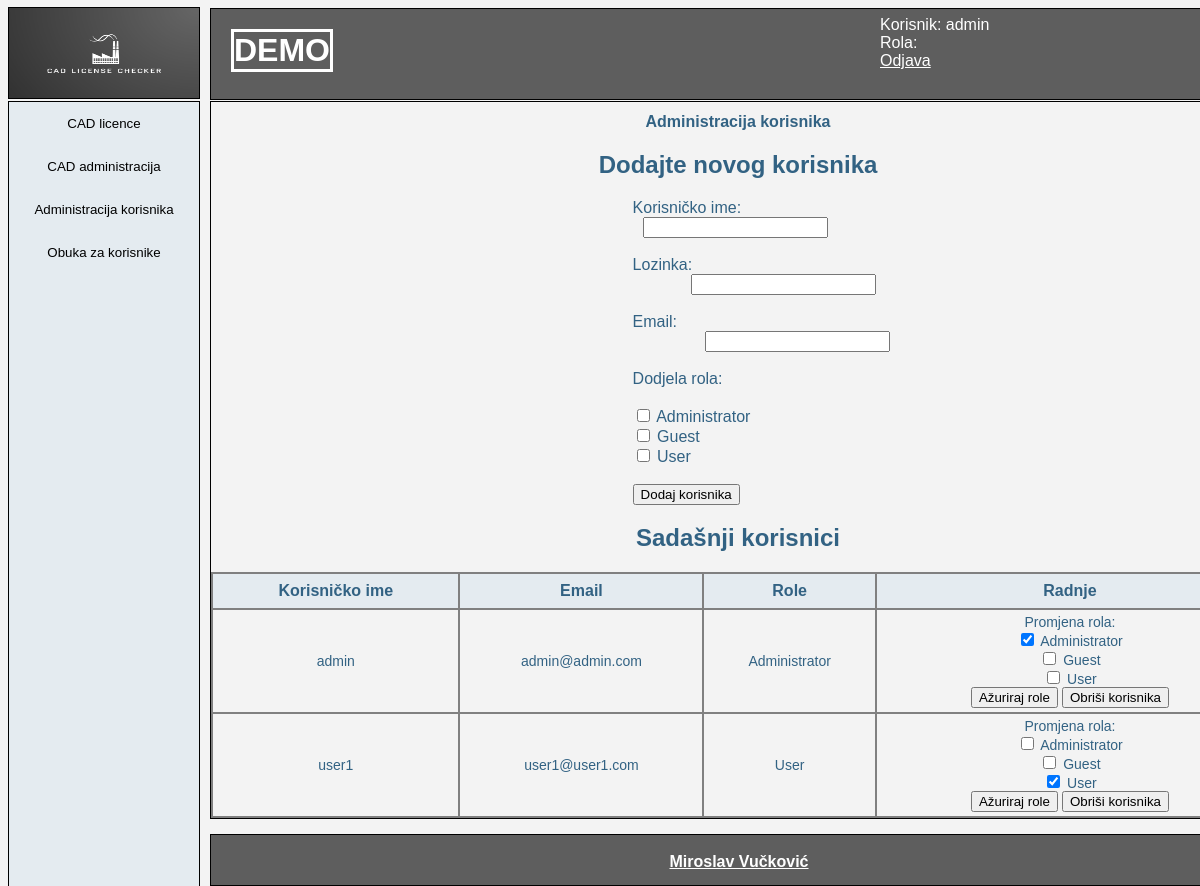
The page /index.php?page=user-admin (signed in) on the database its author committed.
### tables this page shows
CREATE TABLE roles (
    id INT AUTO_INCREMENT PRIMARY KEY,
    role_name VARCHAR(50) NOT NULL UNIQUE
);

CREATE TABLE users (
    id INT AUTO_INCREMENT PRIMARY KEY,
    username VARCHAR(50) NOT NULL UNIQUE,
    password VARCHAR(255) NOT NULL,
    email VARCHAR(100) NOT NULL UNIQUE,
    created_at TIMESTAMP DEFAULT CURRENT_TIMESTAMP
);

### app/views/user-admin.php (the view, shortened to what this page needs)
<?php
require("config/database_pdo.php");
$usersStmt = $pdo->query("SELECT users.id, users.username, users.email, GROUP_CONCAT(roles.role_name SEPARATOR ', ') as roles
                          FROM users
                          LEFT JOIN user_roles ON users.id = user_roles.user_id
                          LEFT JOIN roles ON user_roles.role_id = roles.id
                          GROUP BY users.id");
$users = $usersStmt->fetchAll(PDO::FETCH_ASSOC);
$rolesStmt = $pdo->query("SELECT * FROM roles");
$roles = $rolesStmt->fetchAll(PDO::FETCH_ASSOC);
?>
<div class="user-mgmt-container">
    <h1>Administracija korisnika</h1>
    <h2>Dodajte novog korisnika</h2>
    <form id="form-login" action="" method="POST">
        <div id="form-login-input">
        <label class="login-input" for="username">Korisničko ime:</label>
        <input type="text" id="username" name="username" required><br><br>
        <label class="login-input" for="password">Lozinka:</label>
        <input type="password" id="password" name="password" required><br><br>
        <label class="login-input" for="email">Email:</label>
        <input type="email" id="email" name="email" required><br><br>
        <label class="login-input" for="roles">Dodjela rola:</label><br><br>
        <?php foreach ($roles as $role): ?>
            <input type="checkbox" id="role_<?= $role['id']; ?>" name="roles[]" value="<?= $role['id']; ?>">
            <label for="role_<?= $role['id']; ?>"><?= $role['role_name']; ?></label><br>
        <?php endforeach; ?>
        <br>
        <input type="submit" value="Dodaj korisnika">
        </div>
    </form>
    <h2>Sadašnji korisnici</h2>
    <div class="user-table-container">
        <?php if (!empty($users)): ?>
            <table border="1">
                <tr>
                    <th>Korisničko ime</th>
                    <th>Email</th>
                    <th>Role</th>
                    <th>Radnje</th>
                </tr>
                <?php foreach ($users as $user): ?>
                    <tr>
                        <td><?= htmlspecialchars($user['username']); ?></td>
                        <td><?= htmlspecialchars($user['email']); ?></td>
                        <td><?= htmlspecialchars($user['roles']); ?></td>
                        <td>
                            <form action="" method="POST" style="display:inline;">
                                <label for="roles_<?= $user['id']; ?>">Promjena rola:</label><br>
                                <?php foreach ($roles as $role): ?>
                                    <input type="checkbox" id="role_<?= $user['id'] . '_' . $role['id']; ?>" name="roles[]"
                                        value="<?= $role['id']; ?>" <?= strpos($user['roles'], $role['role_name']) !== false ? 'checked' : ''; ?>>
                                    <label for="role_<?= $user['id'] . '_' . $role['id']; ?>"><?= $role['role_name']; ?></label><br>
                                <?php endforeach; ?>
                                <input type="submit" value="Ažuriraj role">
                            </form>
                            <form action="" method="POST" style="display:inline;">
                                <input type="submit" value="Obriši korisnika"
                                    onclick="return confirm('Sigurno želite obrisati ovog korisnika?');">
                            </form>
                        </td>
                    </tr>
                <?php endforeach; ?>
            </table>
        <?php else: ?>
            <p>No users found.</p>
        <?php endif; ?>
    </div>
</div>

### app/views/account-header.php (shortened to what this page needs)
<?php
$demoMode = true;
echo "<header class='account-header'>";
if ($demoMode == true) {
    echo "<figure class='demo'>";
    echo "DEMO";
    echo "</figure>";
}
echo "<figure class='account-box'>";
if (isset($_SESSION['username'])) {
    $username = $_SESSION['username'];
    $role_desc = $_SESSION['role_desc'];
    echo "<div class='login'>";
    echo "Korisnik: ";
    echo htmlspecialchars($username);
    echo "<br>";
    echo "Rola: " . translateRoleDescriptions(htmlspecialchars($role_desc));
    echo "<br>";
    echo "<a class='login' href='app/models/logout.php'>Odjava</a>";
    echo "</div>";
}
echo "</figure>";
echo "</header>";

### app/views/sidebar.php (shortened to what this page needs)
<?php
$role_id = $_SESSION['role_id'];
$cad_lics = '<button class="sidebar-links" onclick="window.location.href=\'index.php?page=cad-lics\'">CAD licence</button>';
$cad_admin = '<button class="sidebar-links" onclick="window.location.href=\'index.php?page=cad-admin\'">CAD administracija</button>';
$user_admin = '<button class="sidebar-links" onclick="window.location.href=\'index.php?page=user-admin\'">Administracija korisnika</button>';
$user_training = '<button class="sidebar-links" onclick="window.location.href=\'index.php?page=training\'">Obuka za korisnike</button>';
echo "<a id=logo-sidebar href='index.php'>  <img src='public/images/clc_logo.png' alt='CLC logo'></a> ";
echo "<aside class='sidebar'>";
switch ($role_id) {
    case 1:
        echo $cad_lics;
        echo $cad_admin;
        echo $user_admin;
        echo $user_training;
        break;
}
echo "</aside>";

### index.php (shortened to what this page needs)
<?php
    readfile("app/views/head.html");
    include "app/views/account-header.php";
    include "app/views/sidebar.php";
    echo "<body>";
    echo "<main>";
    if (isset($_SESSION['logged_in'])) {
    if (isset($_GET['page'])) {
        $page = $_GET['page'];
        switch ($page) {
            case "user-admin":
                include "app/views/user-admin.php";
                break;
        }
    }
    echo "</main>";
    echo "</body>";
    readfile("app/views/footer.html");
} else {
    include "app/views/training.html";
}

### public/css/main.css (style rules this page uses)
html { font-family: "Helvetica", "Lucida Console", "Courier New", monospace; }
h1 { font-size: medium; }
body { background-color: #F3F3F3; color: #326283; font-size: medium; text-align: center; height: 97vh; }
.sidebar { border: 1px solid black; position: fixed; top: 101px; width: 190px; height: calc(100vh - 102px); background-color: #E4EBF0; color: #9AB6CA; }
.sidebar-links { background-color: inherit; border: none; outline: none; cursor: pointer; padding: 14px 16px; transition: 0.3s; text-align: center; width: inherit; }
#logo-sidebar { position: fixed; top: 7px; left: 8px; border: 1px solid black; width: 190px; height: 90px; text-align: center; }
img { width: 190px; height: 90px; }
.account-header { border: 1px solid black; background-color: #5E5E5E; position: fixed; left: 210px; width: 88%; height: 90px; }
.account-box { position: fixed; top: 0px; right: 0px; width: 280px; height: inherit; text-align: left; color: white; }
main { position: fixed; top: 101px; left: 210px; width: 88%; height: 80%; box-sizing: content-box; vertical-align: middle; }
table { width: 100%; height: auto; border-collapse: collapse; overflow-y: auto; }
th { background-color: #E4EBF0; border: 2px solid grey; padding: 8px; text-align: center; font-size: 16px; }
td { border: 2px solid grey; padding: 4px; text-align: center; font-size: 14px; }
footer { border: 1px solid black; bottom: 0; font-weight: bold; background-color: #5E5E5E; position: fixed; left: 210px; bottom: 0; width: 88%; height: 50px; text-align: center; vertical-align: middle; margin-top: 5px; color: white; }
a { color: white; }
.demo { position: relative; top: 20px; bottom: 0px; left: 20px; color: white; border: 3px solid white; font-size: xx-large; font-weight: bolder; margin: 0px; width: fit-content; }
.user-mgmt-container { border: 1px solid black; overflow-y: auto; height: calc(100vh - 150px - 20px); }
.user-table-container { overflow-y: auto; }
#form-login-input { width: 20%; position: relative; left: 40%; text-align: left; }
#username { position: relative; left: 10px; }
#password { position: relative; left: 58px; }
#email { position: relative; left: 72px; }

### rows shown on the page
roles: role_name "Administrator", role_name "☑"
roles: role_name "Guest"
roles: role_name "User", role_name "☑"
users: username "admin", email "admin@admin.com", roles "Administrator"
users: username "user1", email "user1@user1.com", roles "User"

### other values the page prints
$username "admin"
